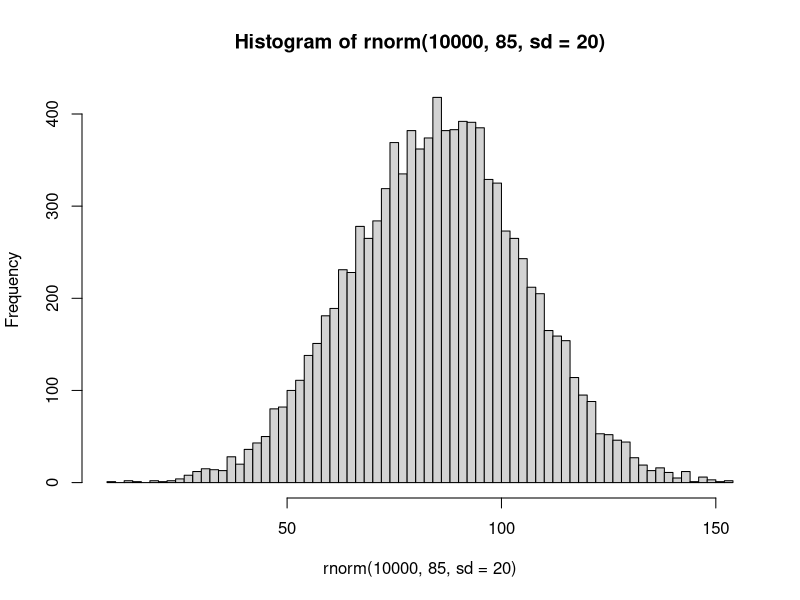
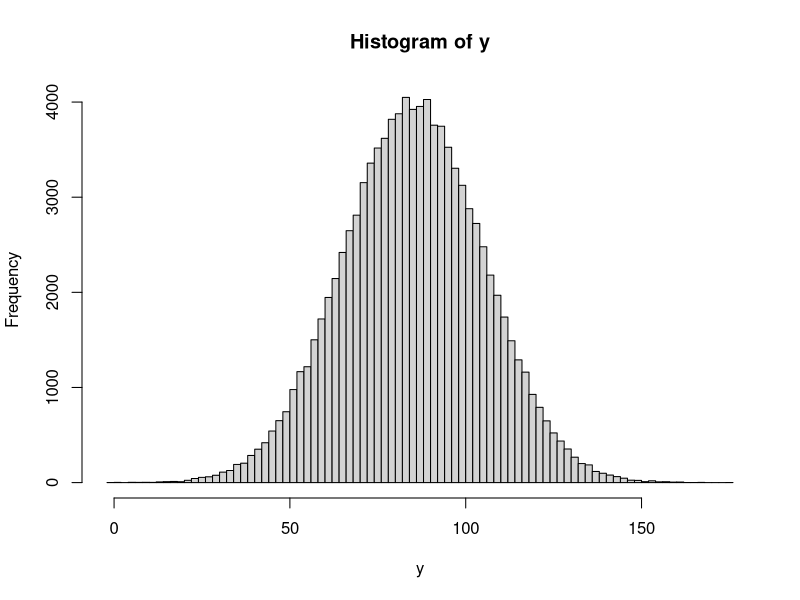

Source code (R) for these figures, in order:
## ---- chunk 1
library(dplyr)
hist(rnorm(10000, 85, sd=20), breaks=100)
## ---- chunk 2
n <- 100000
g <- rnorm(n)
mean_ldl <- 85
sd_ldl <- 20
b_gy <- 10
y <- mean_ldl + g * b_gy + rnorm(n, sd=sqrt(sd_ldl^2 - b_gy^2))
hist(y, breaks=100)
## ---- chunk 3
n <- 100000
g <- rnorm(n)
mean_ldl <- 130
sd_ldl <- 20
b_gy <- 1
med_effect <- 0.8

y <- mean_ldl + g * b_gy + rnorm(n, sd=sqrt(sd_ldl^2-b_gy^2))
med <- rbinom(n, 1, plogis(scale(y)))
y_obs <- y
y_obs[as.logical(med)] <- y_obs[as.logical(med)] * med_effect

rbind(
  summary(lm(y ~ g))$coef[2,],
  summary(lm(y_obs ~ g))$coef[2,]
) %>% as_tibble() %>% mutate(measure=c("y", "y_obs"))
## ---- chunk 4
n <- 100000
g <- rnorm(n)
mean_ldl <- 130
sd_ldl <- 20
b_gy <- 1
med_effect <- 0.8

y <- mean_ldl + g * b_gy + rnorm(n, sd=sqrt(sd_ldl^2-b_gy^2))
med <- rbinom(n, 1, plogis(scale(y)))
y_obs <- y
y_obs[as.logical(med)] <- y_obs[as.logical(med)] * med_effect

y_adj_true <- y_obs
y_adj_true[as.logical(med)] <- y_obs[as.logical(med)] / med_effect

y_adj_approx <- y_obs
y_adj_approx[as.logical(med)] <- y_obs[as.logical(med)] + 20

rbind(
  summary(lm(y ~ g))$coef[2,],
  summary(lm(y_obs ~ g))$coef[2,],
  summary(lm(y_adj_true ~ g))$coef[2,],
  summary(lm(y_adj_approx ~ g))$coef[2,]
) %>% as_tibble() %>% mutate(measure=c("y", "y_obs", "y_adj_true", "y_adj_approx"))
## ---- chunk 5
sessionInfo()
